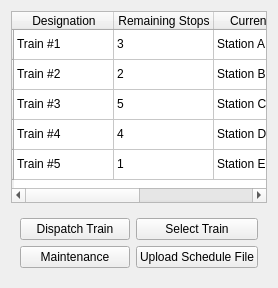
           <widget class="QWidget" name="page">
            <layout class="QVBoxLayout" name="verticalLayout_9">
             <item>
              <widget class="QTableWidget" name="main_active_trains">
               <row>
                <property name="text">
                 <string/>
                </property>
               </row>
               <row>
                <property name="text">
                 <string/>
                </property>
               </row>
               <row>
                <property name="text">
                 <string/>
                </property>
               </row>
               <row>
                <property name="text">
                 <string/>
                </property>
               </row>
               <row>
                <property name="text">
                 <string/>
                </property>
               </row>
               <column>
                <property name="text">
                 <string>Designation</string>
                </property>
               </column>
               <column>
                <property name="text">
                 <string>Remaining Stops</string>
                </property>
               </column>
               <column>
                <property name="text">
                 <string>Current Stop</string>
                </property>
               </column>
               <column>
                <property name="text">
                 <string>Next Stop</string>
                </property>
               </column>
               <item row="0" column="0">
                <property name="text">
                 <string>Train #1</string>
                </property>
               </item>
               <item row="0" column="1">
                <property name="text">
                 <string>3</string>
                </property>
               </item>
               <item row="0" column="2">
                <property name="text">
                 <string>Station A</string>
                </property>
               </item>
               <item row="0" column="3">
                <property name="text">
                 <string>Station B</string>
                </property>
               </item>
               <item row="1" column="0">
                <property name="text">
                 <string>Train #2</string>
                </property>
               </item>
               <item row="1" column="1">
                <property name="text">
                 <string>2</string>
                </property>
               </item>
               <item row="1" column="2">
                <property name="text">
                 <string>Station B</string>
                </property>
               </item>
               <item row="1" column="3">
                <property name="text">
                 <string>Station C</string>
                </property>
               </item>
               <item row="2" column="0">
                <property name="text">
                 <string>Train #3</string>
                </property>
               </item>
               <item row="2" column="1">
                <property name="text">
                 <string>5</string>
                </property>
               </item>
               <item row="2" column="2">
                <property name="text">
                 <string>Station C</string>
                </property>
               </item>
               <item row="2" column="3">
                <property name="text">
                 <string>Station D</string>
                </property>
               </item>
               <item row="3" column="0">
                <property name="text">
                 <string>Train #4</string>
                </property>
               </item>
               <item row="3" column="1">
                <property name="text">
                 <string>4</string>
                </property>
               </item>
               <item row="3" column="2">
                <property name="text">
                 <string>Station D</string>
                </property>
               </item>
               <item row="3" column="3">
                <property name="text">
                 <string>Station E</string>
                </property>
               </item>
               <item row="4" column="0">
                <property name="text">
                 <string>Train #5</string>
                </property>
               </item>
               <item row="4" column="1">
                <property name="text">
                 <string>1</string>
                </property>
               </item>
               <item row="4" column="2">
                <property name="text">
                 <string>Station E</string>
                </property>
               </item>
               <item row="4" column="3">
                <property name="text">
                 <string>Yard</string>
                </property>
               </item>
              </widget>
             </item>
             <item>
              <layout class="QVBoxLayout" name="verticalLayout_8" stretch="1">
               <item>
                <widget class="QWidget" name="widget_3" native="true">
                 <layout class="QGridLayout" name="gridLayout_4">
                  <item row="1" column="0">
                   <layout class="QGridLayout" name="gridLayout_3">
                    <item row="1" column="1">
                     <widget class="QPushButton" name="main_switch_to_upload">
                      <property name="sizePolicy">
                       <sizepolicy hsizetype="Preferred" vsizetype="Preferred">
                        <horstretch>0</horstretch>
                        <verstretch>0</verstretch>
                       </sizepolicy>
                      </property>
                      <property name="text">
                       <string>Upload Schedule File</string>
                      </property>
                     </widget>
                    </item>
                    <item row="1" column="0">
                     <widget class="QPushButton" name="main_switch_to_maintenance">
                      <property name="sizePolicy">
                       <sizepolicy hsizetype="Preferred" vsizetype="Preferred">
                        <horstretch>0</horstretch>
                        <verstretch>0</verstretch>
                       </sizepolicy>
                      </property>
                      <property name="text">
                       <string>Maintenance</string>
                      </property>
                     </widget>
                    </item>
                    <item row="0" column="0">
                     <widget class="QPushButton" name="main_switch_to_dispatch">
                      <property name="sizePolicy">
                       <sizepolicy hsizetype="Preferred" vsizetype="Preferred">
                        <horstretch>0</horstretch>
                        <verstretch>0</verstretch>
                       </sizepolicy>
                      </property>
                      <property name="text">
                       <string>Dispatch Train</string>
                      </property>
                     </widget>
                    </item>
                    <item row="0" column="1">
                     <widget class="QPushButton" name="main_switch_to_select">
                      <property name="sizePolicy">
                       <sizepolicy hsizetype="Preferred" vsizetype="Preferred">
                        <horstretch>0</horstretch>
                        <verstretch>0</verstretch>
                       </sizepolicy>
                      </property>
                      <property name="text">
                       <string>Select Train</string>
                      </property>
                     </widget>
                    </item>
                   </layout>
                  </item>
                 </layout>
                </widget>
               </item>
              </layout>
             </item>
            </layout>
           </widget>
